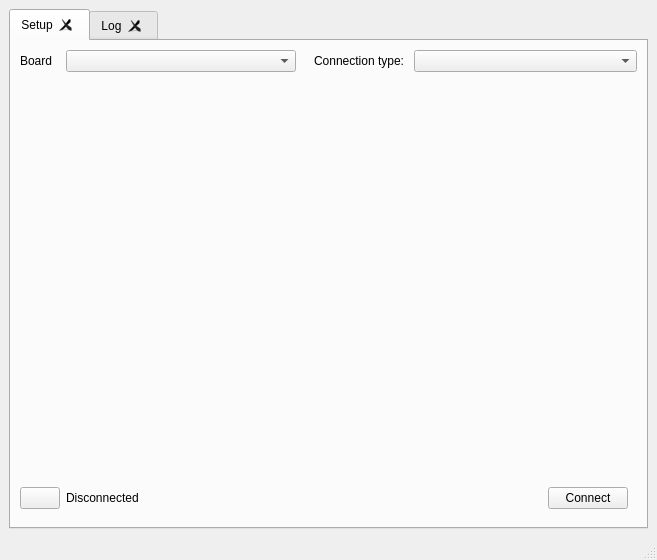
<?xml version="1.0" encoding="UTF-8"?>
<ui version="4.0">
 <class>MainWindow</class>
 <widget class="QMainWindow" name="MainWindow">
  <property name="geometry">
   <rect>
    <x>0</x>
    <y>0</y>
    <width>657</width>
    <height>560</height>
   </rect>
  </property>
  <property name="windowTitle">
   <string>boardt</string>
  </property>
  <widget class="QWidget" name="centralwidget">
   <layout class="QGridLayout" name="gridLayout">
    <item row="0" column="0" colspan="3">
     <widget class="QTabWidget" name="tabWidget">
      <property name="currentIndex">
       <number>0</number>
      </property>
      <property name="tabsClosable">
       <bool>true</bool>
      </property>
      <widget class="QWidget" name="setupTab">
       <property name="enabled">
        <bool>true</bool>
       </property>
       <property name="statusTip">
        <string/>
       </property>
       <attribute name="title">
        <string>Setup</string>
       </attribute>
       <layout class="QGridLayout" name="gridLayout_2">
        <item row="0" column="0">
         <widget class="QLabel" name="label">
          <property name="sizePolicy">
           <sizepolicy hsizetype="Minimum" vsizetype="Preferred">
            <horstretch>0</horstretch>
            <verstretch>0</verstretch>
           </sizepolicy>
          </property>
          <property name="text">
           <string>Board</string>
          </property>
         </widget>
        </item>
        <item row="0" column="6">
         <widget class="QComboBox" name="connectionTypeComboBox">
          <property name="sizePolicy">
           <sizepolicy hsizetype="Expanding" vsizetype="Fixed">
            <horstretch>0</horstretch>
            <verstretch>0</verstretch>
           </sizepolicy>
          </property>
          <property name="minimumSize">
           <size>
            <width>0</width>
            <height>0</height>
           </size>
          </property>
         </widget>
        </item>
        <item row="3" column="6">
         <widget class="QStackedWidget" name="connectButtonsStackedWidget">
          <property name="sizePolicy">
           <sizepolicy hsizetype="Preferred" vsizetype="Fixed">
            <horstretch>0</horstretch>
            <verstretch>0</verstretch>
           </sizepolicy>
          </property>
          <property name="currentIndex">
           <number>0</number>
          </property>
          <widget class="QWidget" name="connectButtonPage">
           <layout class="QVBoxLayout" name="verticalLayout_2">
            <item alignment="Qt::AlignRight">
             <widget class="QPushButton" name="connectBoardPushButton">
              <property name="sizePolicy">
               <sizepolicy hsizetype="Fixed" vsizetype="Fixed">
                <horstretch>0</horstretch>
                <verstretch>0</verstretch>
               </sizepolicy>
              </property>
              <property name="text">
               <string>Connect</string>
              </property>
             </widget>
            </item>
           </layout>
          </widget>
          <widget class="QWidget" name="disconnectButtonPage">
           <layout class="QVBoxLayout" name="verticalLayout_3">
            <item alignment="Qt::AlignRight">
             <widget class="QPushButton" name="disconnectBoardPushButton">
              <property name="sizePolicy">
               <sizepolicy hsizetype="Fixed" vsizetype="Fixed">
                <horstretch>0</horstretch>
                <verstretch>0</verstretch>
               </sizepolicy>
              </property>
              <property name="text">
               <string>Disconnect</string>
              </property>
             </widget>
            </item>
           </layout>
          </widget>
         </widget>
        </item>
        <item row="2" column="3" colspan="4">
         <widget class="QStackedWidget" name="setupStackedWidget">
          <property name="currentIndex">
           <number>1</number>
          </property>
          <widget class="QWidget" name="comPage">
           <layout class="QGridLayout" name="gridLayout_3">
            <item row="0" column="0">
             <spacer name="horizontalSpacer">
              <property name="orientation">
               <enum>Qt::Horizontal</enum>
              </property>
              <property name="sizeType">
               <enum>QSizePolicy::Fixed</enum>
              </property>
              <property name="sizeHint" stdset="0">
               <size>
                <width>10</width>
                <height>20</height>
               </size>
              </property>
             </spacer>
            </item>
            <item row="0" column="1">
             <widget class="QLabel" name="label_3">
              <property name="text">
               <string>COM port: </string>
              </property>
             </widget>
            </item>
            <item row="0" column="2" colspan="4">
             <widget class="QComboBox" name="comPortNameComboBox">
              <property name="sizePolicy">
               <sizepolicy hsizetype="Expanding" vsizetype="Fixed">
                <horstretch>0</horstretch>
                <verstretch>0</verstretch>
               </sizepolicy>
              </property>
             </widget>
            </item>
            <item row="1" column="1">
             <widget class="QLabel" name="label_4">
              <property name="text">
               <string>Baud rate: </string>
              </property>
             </widget>
            </item>
            <item row="2" column="1">
             <widget class="QLabel" name="label_5">
              <property name="text">
               <string>Data bits: </string>
              </property>
             </widget>
            </item>
            <item row="3" column="1">
             <widget class="QLabel" name="label_6">
              <property name="text">
               <string>Parity: </string>
              </property>
             </widget>
            </item>
            <item row="5" column="1" rowspan="2">
             <widget class="QLabel" name="label_7">
              <property name="text">
               <string>Stop bits: </string>
              </property>
             </widget>
            </item>
            <item row="8" column="1">
             <widget class="QLabel" name="label_8">
              <property name="text">
               <string>Flow control: </string>
              </property>
             </widget>
            </item>
            <item row="9" column="2">
             <spacer name="verticalSpacer">
              <property name="orientation">
               <enum>Qt::Vertical</enum>
              </property>
              <property name="sizeHint" stdset="0">
               <size>
                <width>20</width>
                <height>40</height>
               </size>
              </property>
             </spacer>
            </item>
            <item row="1" column="2" colspan="4">
             <widget class="QComboBox" name="comPortBaudRateComboBox">
              <property name="sizePolicy">
               <sizepolicy hsizetype="Expanding" vsizetype="Fixed">
                <horstretch>0</horstretch>
                <verstretch>0</verstretch>
               </sizepolicy>
              </property>
             </widget>
            </item>
            <item row="2" column="2" colspan="4">
             <widget class="QComboBox" name="comPortDataBitsComboBox">
              <property name="sizePolicy">
               <sizepolicy hsizetype="Expanding" vsizetype="Fixed">
                <horstretch>0</horstretch>
                <verstretch>0</verstretch>
               </sizepolicy>
              </property>
             </widget>
            </item>
            <item row="3" column="2" colspan="4">
             <widget class="QComboBox" name="comPortParityComboBox">
              <property name="sizePolicy">
               <sizepolicy hsizetype="Expanding" vsizetype="Fixed">
                <horstretch>0</horstretch>
                <verstretch>0</verstretch>
               </sizepolicy>
              </property>
             </widget>
            </item>
            <item row="5" column="2" colspan="4">
             <widget class="QComboBox" name="comPortStopBitsComboBox">
              <property name="sizePolicy">
               <sizepolicy hsizetype="Expanding" vsizetype="Fixed">
                <horstretch>0</horstretch>
                <verstretch>0</verstretch>
               </sizepolicy>
              </property>
             </widget>
            </item>
            <item row="8" column="2" colspan="4">
             <widget class="QComboBox" name="comPortFlowControlComboBox">
              <property name="sizePolicy">
               <sizepolicy hsizetype="Expanding" vsizetype="Fixed">
                <horstretch>0</horstretch>
                <verstretch>0</verstretch>
               </sizepolicy>
              </property>
             </widget>
            </item>
           </layout>
          </widget>
          <widget class="QWidget" name="blankPage">
           <layout class="QVBoxLayout" name="verticalLayout"/>
          </widget>
         </widget>
        </item>
        <item row="3" column="0">
         <widget class="QPushButton" name="refreshSetupPushButton">
          <property name="sizePolicy">
           <sizepolicy hsizetype="Fixed" vsizetype="Fixed">
            <horstretch>0</horstretch>
            <verstretch>0</verstretch>
           </sizepolicy>
          </property>
          <property name="text">
           <string/>
          </property>
          <property name="icon">
           <iconset theme="QIcon::ThemeIcon::ViewRefresh"/>
          </property>
         </widget>
        </item>
        <item row="3" column="2" colspan="4">
         <spacer name="horizontalSpacer_2">
          <property name="orientation">
           <enum>Qt::Horizontal</enum>
          </property>
          <property name="sizeType">
           <enum>QSizePolicy::MinimumExpanding</enum>
          </property>
          <property name="sizeHint" stdset="0">
           <size>
            <width>40</width>
            <height>10</height>
           </size>
          </property>
         </spacer>
        </item>
        <item row="0" column="5">
         <widget class="QLabel" name="label_2">
          <property name="sizePolicy">
           <sizepolicy hsizetype="Minimum" vsizetype="Preferred">
            <horstretch>0</horstretch>
            <verstretch>0</verstretch>
           </sizepolicy>
          </property>
          <property name="text">
           <string>Connection type: </string>
          </property>
         </widget>
        </item>
        <item row="3" column="1">
         <widget class="QLabel" name="connectionInfoLabel">
          <property name="sizePolicy">
           <sizepolicy hsizetype="Expanding" vsizetype="Minimum">
            <horstretch>0</horstretch>
            <verstretch>0</verstretch>
           </sizepolicy>
          </property>
          <property name="text">
           <string>Disconnected</string>
          </property>
         </widget>
        </item>
        <item row="0" column="1" colspan="2">
         <widget class="QComboBox" name="boardSelectComboBox">
          <property name="sizePolicy">
           <sizepolicy hsizetype="MinimumExpanding" vsizetype="Fixed">
            <horstretch>0</horstretch>
            <verstretch>0</verstretch>
           </sizepolicy>
          </property>
         </widget>
        </item>
       </layout>
      </widget>
      <widget class="QWidget" name="logTab">
       <attribute name="title">
        <string>Log</string>
       </attribute>
       <layout class="QGridLayout" name="gridLayout_4">
        <item row="0" column="0">
         <widget class="QTextEdit" name="logTextEdit"/>
        </item>
       </layout>
      </widget>
     </widget>
    </item>
   </layout>
  </widget>
  <widget class="QMenuBar" name="menubar">
   <property name="geometry">
    <rect>
     <x>0</x>
     <y>0</y>
     <width>657</width>
     <height>22</height>
    </rect>
   </property>
  </widget>
  <widget class="QStatusBar" name="statusbar"/>
 </widget>
 <resources/>
 <connections/>
</ui>
